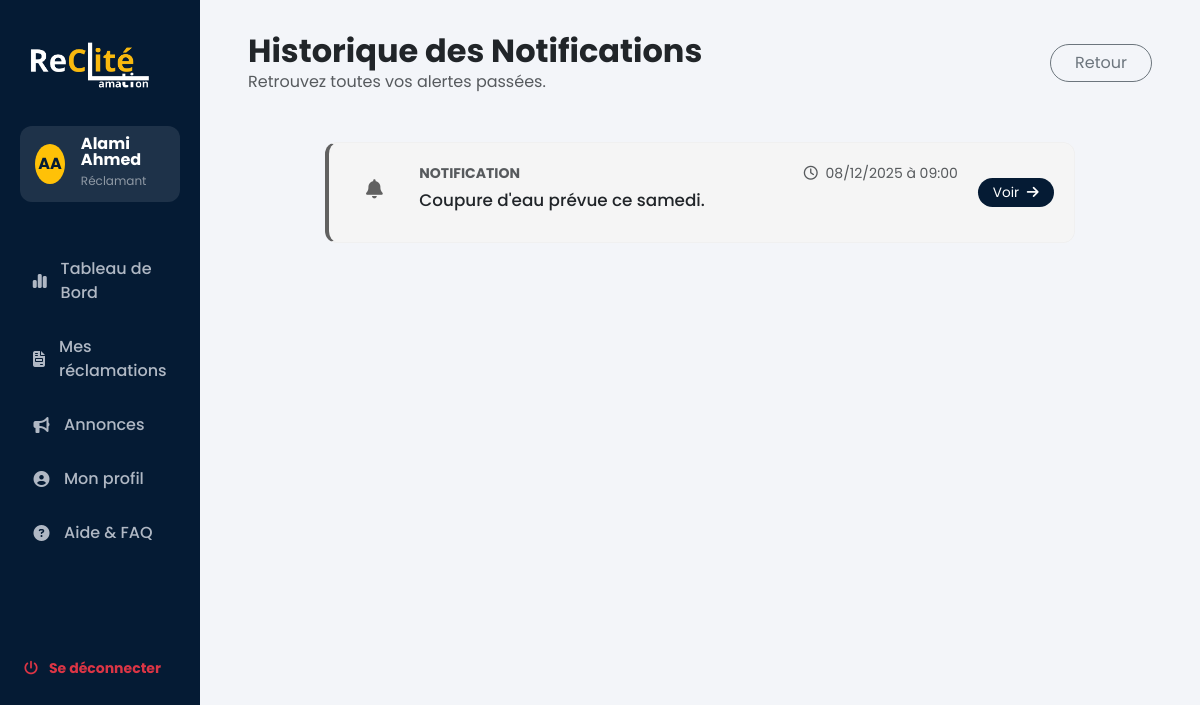
Screenshot of /reclamant/notifications.php (signed in) with the database file from the repository.
### tables this page shows
CREATE TABLE `notifications` (
                                 `id` int(11) NOT NULL AUTO_INCREMENT,
                                 `user_id` int(11) NOT NULL,
                                 `type` varchar(50) DEFAULT NULL,
                                 `message` text NOT NULL,
                                 `lien` varchar(255) DEFAULT NULL,
                                 `is_read` tinyint(4) DEFAULT 0,
                                 `created_at` datetime DEFAULT current_timestamp(),
                                 PRIMARY KEY (`id`),
                                 KEY `user_id` (`user_id`),
                                 CONSTRAINT `notifications_ibfk_1` FOREIGN KEY (`user_id`) REFERENCES `users` (`id`) ON DELETE CASCADE
);

### reclamant/notifications.php (the view, shortened to what this page needs)
<?php
require_once '../config/db.php';
$user_id = $_SESSION['user_id'];
$stmt = $pdo->prepare("SELECT * FROM notifications WHERE user_id = ? ORDER BY created_at DESC");
$stmt->execute([$user_id]);
$notifications = $stmt->fetchAll(PDO::FETCH_ASSOC);
?>
<!DOCTYPE html>
<html lang="fr">
<head>
    <link href="https://cdn.jsdelivr.net/npm/bootstrap@5.3.2/dist/css/bootstrap.min.css" rel="stylesheet">
    <link rel="stylesheet" href="https://cdnjs.cloudflare.com/ajax/libs/font-awesome/6.4.0/css/all.min.css">
</head>
<body>
<div class="container-fluid">
    <div class="row">
        <?php include 'sidebar.php'; ?>
        <div class="col-md-9 col-lg-10 main-content">
            <div class="d-flex justify-content-between align-items-center mb-5">
                <div>
                    <h2 class="fw-bold text-dark m-0">Historique des Notifications</h2>
                    <p class="text-muted m-0">Retrouvez toutes vos alertes passées.</p>
                </div>
                <a href="dashboard.php" class="btn btn-outline-secondary rounded-pill px-4">Retour</a>
            </div>
            <div class="row">
                <div class="col-lg-10 mx-auto">
                    <?php if (count($notifications) > 0): ?>
                        <?php foreach ($notifications as $n): ?>
                            <?php
                            $style = 'type-default';
                            $icon = 'fa-bell';
                            $label = 'Notification';
                            ?>
                            <div class="notif-card <?php echo $style; ?>">
                                <div class="notif-icon-box <?php echo $style; ?>" style="background: transparent; border: none;">
                                    <i class="fas <?php echo $icon; ?>"></i>
                                </div>
                                <div class="flex-grow-1">
                                    <div class="d-flex justify-content-between align-items-center mb-1">
                                        <h6 class="fw-bold mb-0 text-uppercase small text-muted"><?php echo $label; ?></h6>
                                        <small class="text-muted"><i class="far fa-clock me-1"></i> <?php echo date('d/m/Y à H:i', strtotime($n['created_at'])); ?></small>
                                    </div>
                                    <p class="mb-2 text-dark fw-medium" style="font-size: 1.05rem;">
                                        <?php echo htmlspecialchars($n['message']); ?>
                                    </p>
                                </div>
                                <?php if (!empty($n['lien'])): ?>
                                    <div class="align-self-center">
                                        <a href="<?php echo htmlspecialchars($n['lien']); ?>" class="btn-go">
                                            Voir <i class="fas fa-arrow-right ms-1"></i>
                                        </a>
                                    </div>
                                <?php endif; ?>
                            </div>
                        <?php endforeach; ?>
                    <?php endif; ?>
                </div>
            </div>
        </div>
    </div>
</div>
</body>
</html>

### reclamant/notifications.php (style rules this page uses)
:root { --sidebar-bg: #051b34; --body-bg: #f3f5f9; --accent-yellow: #ffc107; --text-muted: #6c757d; }
body { font-family: 'Poppins', sans-serif; background-color: var(--body-bg); overflow-x: hidden; }
.main-content { padding: 2rem 3rem; }
.notif-card { background: white; border-radius: 12px; padding: 20px; margin-bottom: 15px; border: 1px solid #f0f0f0; transition: transform 0.2s, box-shadow 0.2s; display: flex; align-items: flex-start; gap: 20px; }
.notif-icon-box { width: 50px; height: 50px; border-radius: 12px; display: flex; align-items: center; justify-content: center; font-size: 1.2rem; flex-shrink: 0; }
.type-default { background: #f5f5f5; color: #616161; border-left: 4px solid #616161; }
.btn-go { background: var(--sidebar-bg); color: white; border-radius: 20px; padding: 5px 15px; font-size: 0.85rem; text-decoration: none; transition: 0.3s; }

### rows the page displays
notifications: label "NOTIFICATION", created_at "08/12/2025 à 09:00", message "Coupure d'eau prévue ce samedi."

### other values shown
$initials "AA"
$sidebar_name "Alami Ahmed"
